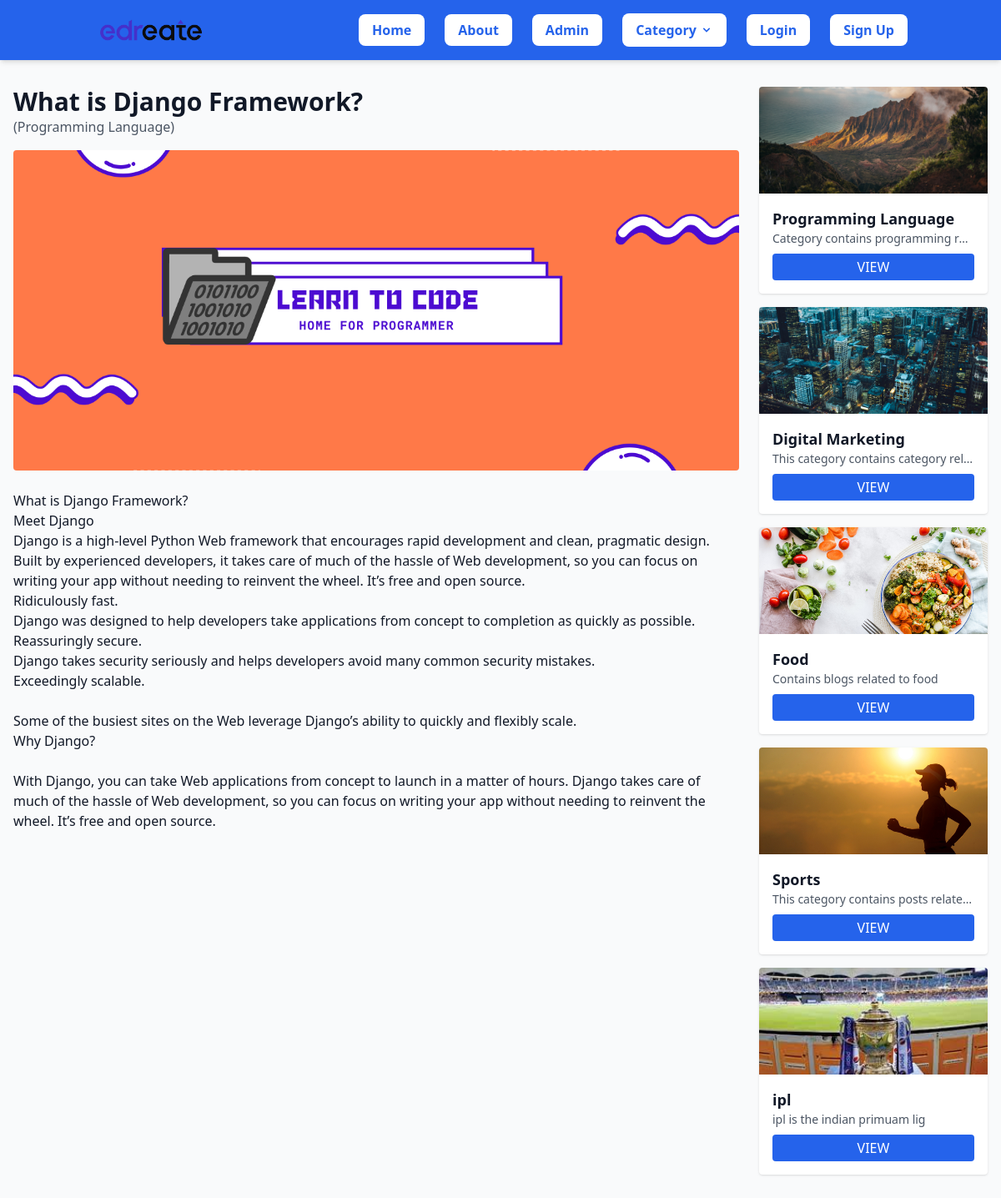
/blog/django/, run on the app's committed database.
### blog/models.py (models this page shows, shortened)
class Post(models.Model):
    post_id = models.AutoField(primary_key=True)
    title = models.CharField(max_length=200)
    content = models.TextField()
    url = models.CharField(max_length=100)
    cat = models.ForeignKey(Category, on_delete=models.CASCADE)
    image = models.ImageField(upload_to='post/')
    author = models.ForeignKey(User, on_delete=models.CASCADE, null=True)

class Category(models.Model):
    cat_id = models.AutoField(primary_key=True)
    title = models.CharField(max_length=100)
    description = models.TextField()
    url = models.CharField(max_length=100)
    image = models.ImageField(upload_to='category/')
    add_date = models.DateTimeField(auto_now_add=True, null=True)

### blog/views.py (the view)
# urls.py: path('blog/<slug:url>/', views.post, name='post_detail'),
def post(request, url):
    post = Post.objects.get(url=url)
    cats = Category.objects.all()
    return render(request, 'posts.html', {'post': post, 'cats': cats})

### template/posts.html (shortened to what this page needs)
{% extends 'base.html' %}
{% block content %}
<div class="max-w-7xl mx-auto px-4">
    <div class="grid grid-cols-1 lg:grid-cols-4 gap-6">
        <div class="lg:col-span-3">
            <h1 class="text-3xl font-bold">{{ post.title }}</h1>
            <p class="text-gray-600 mb-4">({{ post.cat.title }})</p>
            <img src="/media/{{ post.image }}" class="w-full h-96 object-cover rounded mb-6" alt="{{ post.title }}">
            <div class="prose max-w-none">{{ post.content|safe }}</div>
        </div>
        <div class="space-y-4">
            {% for cat in cats %}
            <div class="bg-white rounded shadow">
                <img src="/media/{{ cat.image }}" class="w-full h-32 object-cover rounded-t" alt="">
                <div class="p-4">
                    <h3 class="font-bold text-lg">{{ cat.title }}</h3>
                    <p class="text-sm text-gray-600 truncate">{{ cat.description }}</p>
                    <a href="/category/{{ cat.url }}" class="block text-center mt-2 bg-blue-600 text-white py-1 rounded">VIEW</a>
                </div>
            </div>
            {% endfor %}
        </div>
    </div>
</div>
{% endblock %}

### data on the page
Post: title "What is Django Framework?", cat "Programming Language", image (picture), content "What is Django Framework? Meet Django Django is a high-level Python Web framework that encourages rapid development and clean, pragmatic design. Built by experienced developers, it takes care of much of the hassle of Web development, so you can focus on writing your app without needing to reinvent the wheel. It’s free and open source. Ridiculously fast. Django was designed to help developers take applications from concept to completion as quickly as possible. Reassuringly secure. Django takes security seriously and helps developers avoid many common security mistakes. Exceedingly scalable. Some of the busiest sites on the Web leverage Django’s ability to quickly and flexibly scale. Why…"
Category: image (picture), title "Programming Language", description "Category contains programming r…"
Category: image (picture), title "Digital Marketing", description "This category contains category rel…"
Category: image (picture), title "Food", description "Contains blogs related to food"
Category: image (picture), title "Sports", description "This category contains posts relate…"
Category: image (picture), title "ipl", description "ipl is the indian primuam lig"
